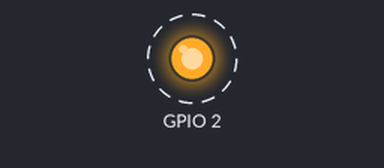
This program was run on a simulated ESP32 board running MicroPython. On the bench: output pins drawn as LEDs (lit = HIGH). Dashed ring = blinking.

Above: at 0.2 s.
Timing chart, 0 to 3.0 s (numbered marks = the images above):
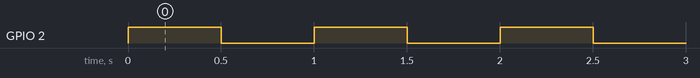

The program:

_____led__.py
```python
from machine import Pin
import time


def liangdeng(pin_number=2, delay=0.5):
    pin = Pin(pin_number, Pin.OUT)
    while True:
        pin.value(1)
        time.sleep(delay)
        pin.value(0)
        time.sleep(delay)


if __name__ == '__main__':
    liangdeng()
```

Measured:
- by itself, GPIO 2: alternates HIGH for 0.50 s and LOW for 0.50 s
